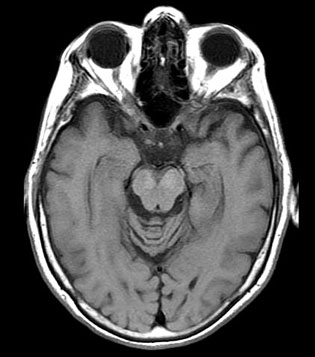
%> input picture MATERIAL/database/BrainMRI_Axial.jpg, 315 x 357 px
$ octave fifth_exercise.m   (GNU Octave 9; MATLAB toolbox functions it lacks are replaced by stand-ins)
%> lines starting %> are read from the running program, lines starting %| are printed output that depends on the picture; in (x1, y1, x2, y2) boxes, pixels count from 0 and x2, y2 are one past the last pixel; in counts of white or black regions, pixels touching at a corner belong together; the program's own positions count from 1
img = imread('BrainMRI_Axial.jpg');
%> img is the input picture: size 357x315x3 uint8; min 0, max 255, mean 76.4
imshow(img); title('Original');

imgg = rgb2gray(img);
%figure, imhist(imgg);

BW = imgg>60;
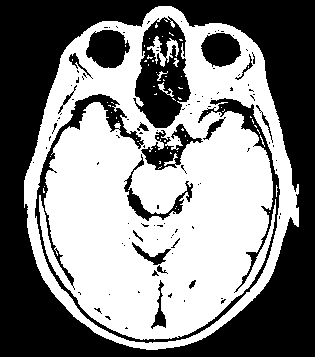
%> BW: size 357x315 logical; 51.6% white; 109 black regions (89 under 20 px), largest, box (x1, y1, x2, y2) and area: (0, 0, 315, 357) 40641, (35, 94, 280, 343) 4529, (133, 16, 191, 128) 3787
figure;
subplot(2,3,1);
imshow(BW); title('Original BW');

se = strel('disk',3);

BW1 = imerode(BW, se);
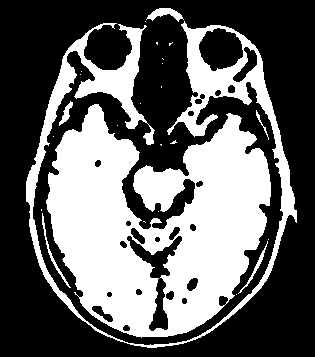
%> BW1: size 357x315 logical; 39.1% white; 25 white regions (18 under 20 px), largest, box (x1, y1, x2, y2) and area: (46, 104, 271, 338) 32020, (26, 21, 297, 348) 11095, (146, 8, 184, 22) 248
subplot(2,3,2); imshow(BW1); title('Eros鉶');

BW2 = imdilate(BW,se);
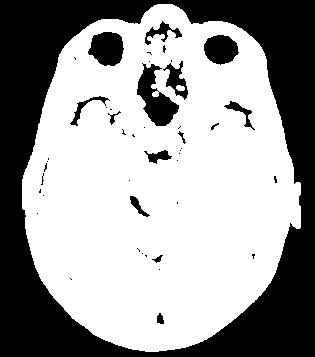
%> BW2: size 357x315 logical; 61.7% white; 46 black regions (31 under 20 px), largest, box (x1, y1, x2, y2) and area: (0, 0, 315, 357) 38354, (137, 63, 179, 126) 1255, (88, 32, 124, 66) 925
subplot(2,3,3); imshow(BW2); title('Dilata玢o');

BW3 = imopen(BW, se);
%> BW3: size 357x315 logical; 49.7% white; 11 white regions, largest, box (x1, y1, x2, y2) and area: (39, 102, 273, 340) 37311, (24, 6, 299, 350) 18098, (254, 108, 271, 142) 216
subplot(2,3,4); imshow(BW3); title('Abertura');

BW4 = imclose(BW, se);
%> BW4: size 357x315 logical; 56.4% white; 28 black regions
subplot(2,3,5); imshow(BW4); title('Fecho');

[lb num] = bwlabel(BW3);
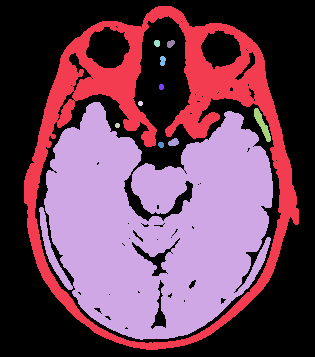
%> lb: size 357x315 double; 12 distinct labels, from 0 to 11; one colour per label, 0 black
%> num = 11
figure;
subplot(1,3,1); imshow(label2rgb(lb));title('Labels');
%> after `imshow(label2rgb(lb))`:
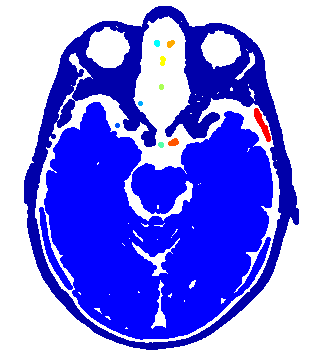
%> displayed picture: size 357x315x3, on the screen's scale of 0 to 255; mean R, G, B 129.1, 128.7, 240.4

stats = regionprops(lb);
%> stats = 11 regions; largest, box (x1, y1, x2, y2), Area and Centroid: (39, 102, 273, 340) 37311 [157 225.9], (24, 6, 299, 350) 18098 [162.7 131.7], (254, 108, 271, 142) 216 [262.8 125.1], (168, 138, 179, 146) 65 [174.2 143], (160, 56, 166, 66) 47 [163.3 61.4]
areas = [stats.Area];
%> areas = [18098 37311 21 21 36 30 26 47 47 65 216]
[dummy indM] = max(areas);
%> dummy = 37311; indM = 2
imgBr = (lb == indM);
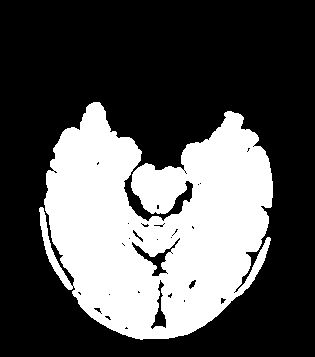
%> imgBr: size 357x315 logical; 33.2% white; 1 white region, box (x1, y1, x2, y2) and area: (39, 102, 273, 340) 37311
subplot(1,3,2);imshow(imgBr);title('Maior area');

%subplot(1,3,3);imshow(imgg.*uint8(imgBr));title('Cerebro');

subplot(1,2,3);imshow(BW3);
hold on
for k=1:num
    plot(stats(k).Centroid(1), stats(k).Centroid(2), 'r.', 'markersize',25);
    drawnow;
end
%> this loop made 11 passes
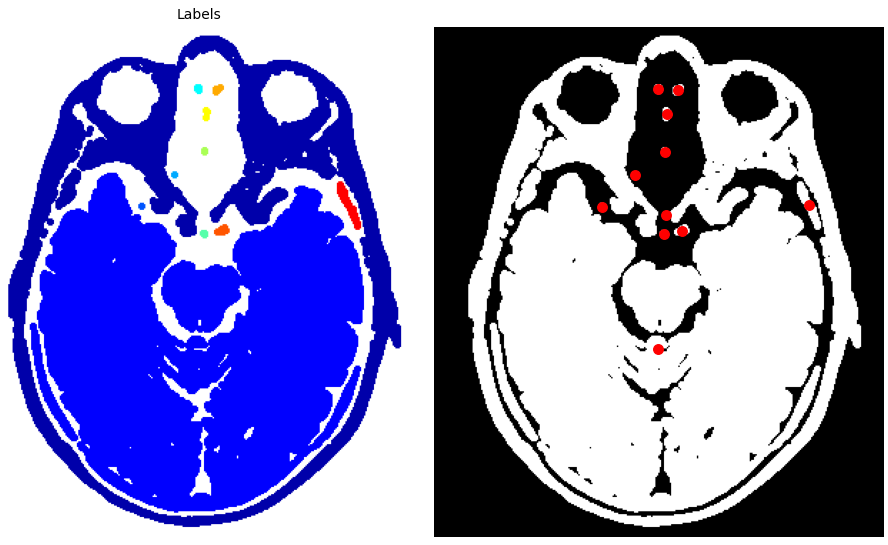
%> figure redrawn from the program's plot data, 2 panels
hold off

% [5 lines of commented-out code are left out]

$ run again, with MATERIAL/database/Tiger4.jpg copied over MATERIAL/database/BrainMRI_Axial.jpg
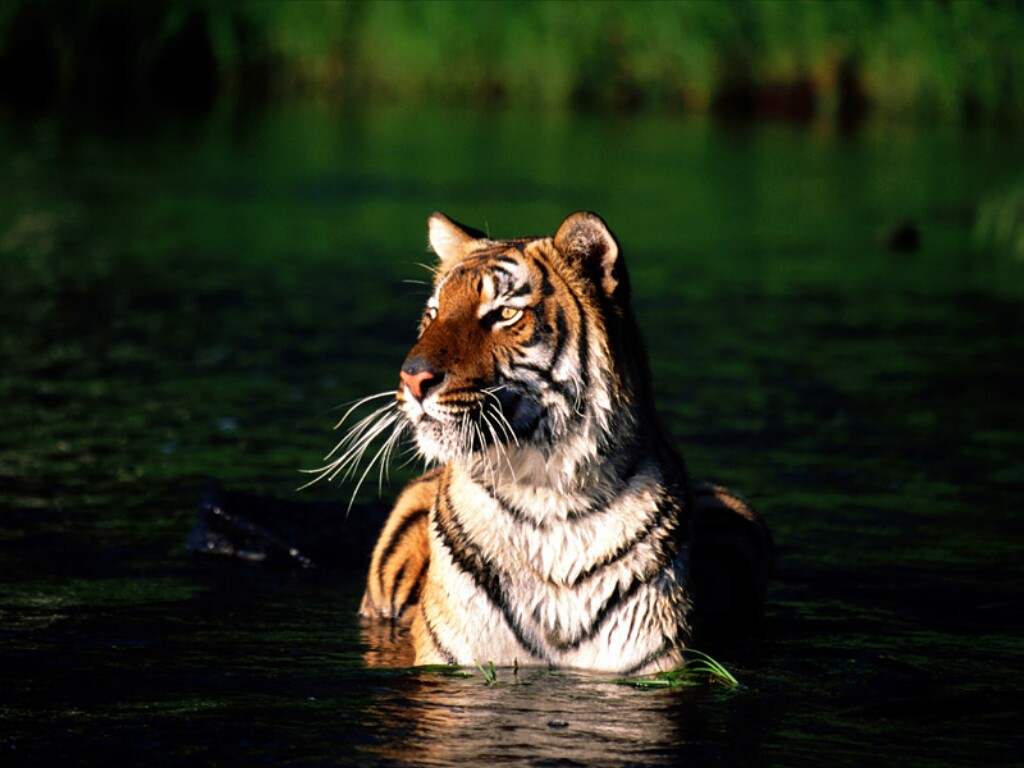
%> input picture MATERIAL/database/Tiger4.jpg, 1024 x 768 px
%> img is the input picture: size 768x1024x3 uint8; mean R, G, B 39, 45, 27.7
%> BW: size 768x1024 logical; 17% white; 162 white regions (133 under 20 px), largest, box (x1, y1, x2, y2) and area: (297, 211, 696, 768) 110190, (361, 1, 479, 132) 8036, (502, 1, 602, 131) 5519
%> BW1: size 768x1024 logical; 12.6% white; 67 white regions (42 under 20 px), largest, box (x1, y1, x2, y2) and area: (356, 213, 683, 768) 80328, (364, 3, 462, 102) 6039, (504, 3, 572, 128) 3971
%> BW2: size 768x1024 logical; 20.9% white; 41 white regions, largest, box (x1, y1, x2, y2) and area: (295, 209, 740, 768) 134436, (359, 0, 481, 134) 9674, (498, 0, 604, 133) 6777
%> BW3: size 768x1024 logical; 16% white; 39 white regions, largest, box (x1, y1, x2, y2) and area: (354, 211, 685, 768) 103215, (362, 1, 464, 132) 7318, (502, 1, 600, 130) 5335
%> BW4: size 768x1024 logical; 18.2% white; 63 white regions (43 under 20 px)
%> `[lb num] = bwlabel(BW3);`:
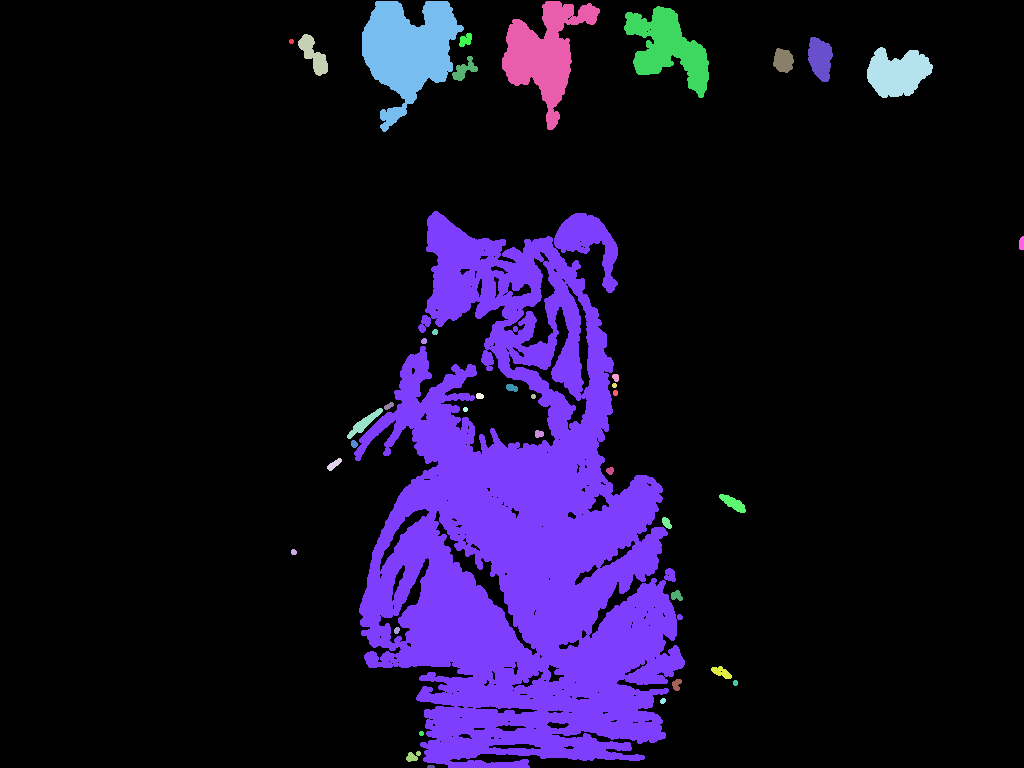
%> lb: size 768x1024 double; 40 distinct labels, from 0 to 39; one colour per label, 0 black
%> num = 39
%> stats = 39 regions; largest, box (x1, y1, x2, y2), Area and Centroid: (354, 211, 685, 768) 103215 [522.5 531.1], (362, 1, 464, 132) 7318 [408.9 51], (502, 1, 600, 130) 5335 [545.5 53.9], (624, 6, 709, 98) 3794 [668.7 48.4], (867, 47, 933, 98) 2283 [898.2 73.6]
%> areas = 39 values, max 103215 at index 7, min 21 at index 1, mean 3232.3
%> dummy = 103215; indM = 7
%> imgBr: size 768x1024 logical; 13.1% white; 1 white region, box (x1, y1, x2, y2) and area: (354, 211, 685, 768) 103215
%> the loop `for k=1:num` made 39 passes
%> after the loop `for k=1:num`:
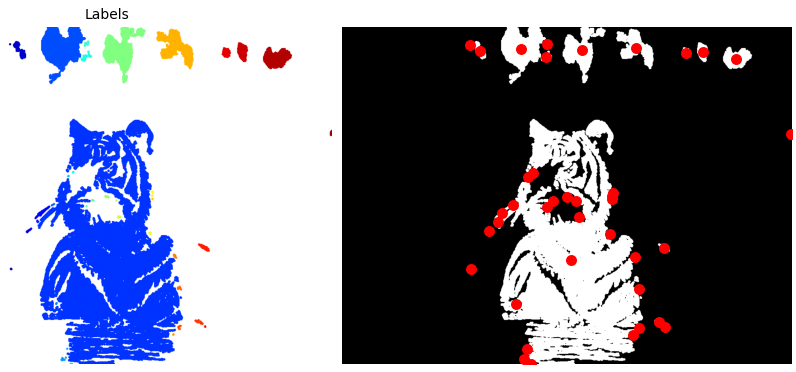
%> figure redrawn from the program's plot data, 2 panels

$ run again, with MATERIAL/database/airplane.jpg copied over MATERIAL/database/BrainMRI_Axial.jpg
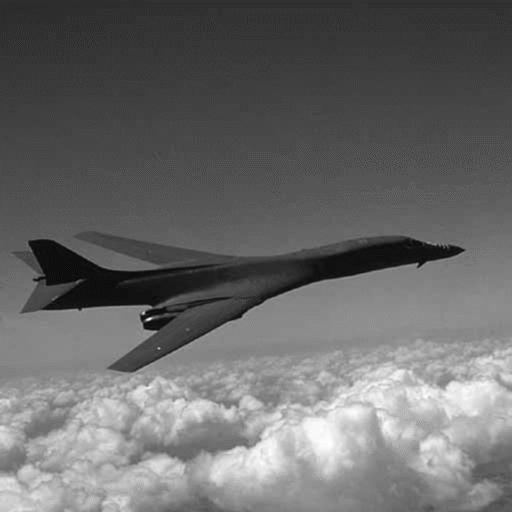
%> input picture MATERIAL/database/airplane.jpg, 512 x 512 px
%> img is the input picture: size 512x512 uint8; min 1, max 255, mean 105.6
%> BW: size 512x512 logical; 79.9% white; 91 black regions (77 under 20 px), largest, box (x1, y1, x2, y2) and area: (0, 0, 512, 104) 37347, (28, 237, 464, 372) 13717, (140, 296, 234, 331) 822
%> BW1: size 512x512 logical; 76.7% white; 16 black regions, largest, box (x1, y1, x2, y2) and area: (0, 0, 512, 114) 41726, (26, 235, 466, 374) 18636, (472, 78, 481, 90) 82
%> BW2: size 512x512 logical; 83% white; 20 black regions (14 under 20 px), largest, box (x1, y1, x2, y2) and area: (0, 0, 512, 97) 33893, (30, 239, 460, 322) 10414, (145, 318, 172, 328) 126, (148, 308, 167, 315) 49, (204, 323, 218, 331) 42, (188, 301, 209, 307) 39
%> BW3: size 512x512 logical; 79.1% white; 23 black regions (17 under 20 px), largest, box (x1, y1, x2, y2) and area: (0, 0, 512, 112) 39542, (28, 237, 464, 372) 15188, (488, 72, 496, 77) 24, (355, 80, 358, 88) 24, (211, 96, 214, 104) 24, (50, 112, 54, 120) 20
%> BW4: size 512x512 logical; 80.8% white; 12 black regions (1 under 20 px)
%> `[lb num] = bwlabel(BW3);`:
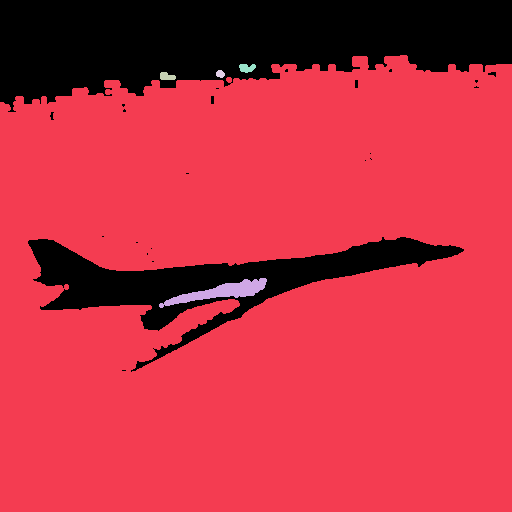
%> lb: size 512x512 double; 6 distinct labels, from 0 to 5; one colour per label, 0 black
%> num = 5
%> stats = 5 regions; box (x1, y1, x2, y2), Area and Centroid: (0, 55, 512, 512) 205858 [264.4 296.4], (159, 278, 267, 308) 1132 [221.8 292.6], (239, 64, 256, 73) 112 [247.5 68.6], (160, 72, 176, 80) 99 [167.5 77.1], (216, 70, 225, 78) 55 [220.9 74.5]
%> areas = [205858 1132 99 55 112]
%> dummy = 205858; indM = 1
%> the loop `for k=1:num` made 5 passes
%> after the loop `for k=1:num`:
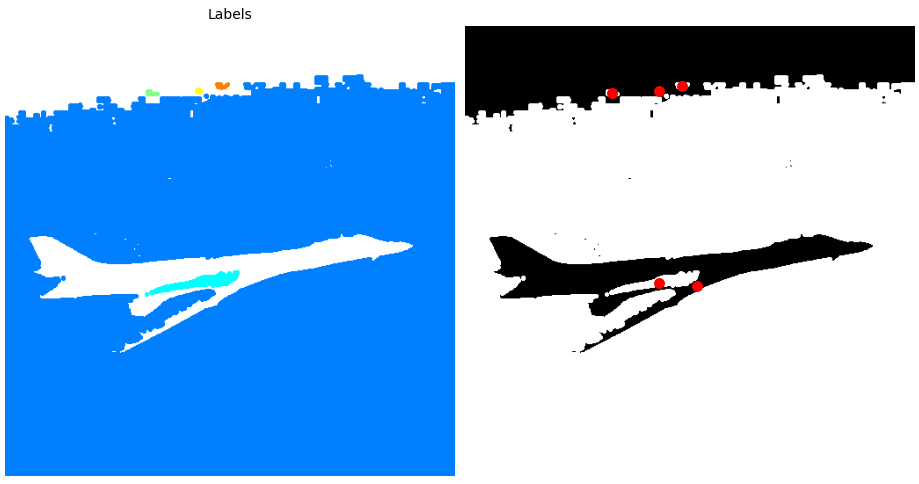
%> figure redrawn from the program's plot data, 2 panels
